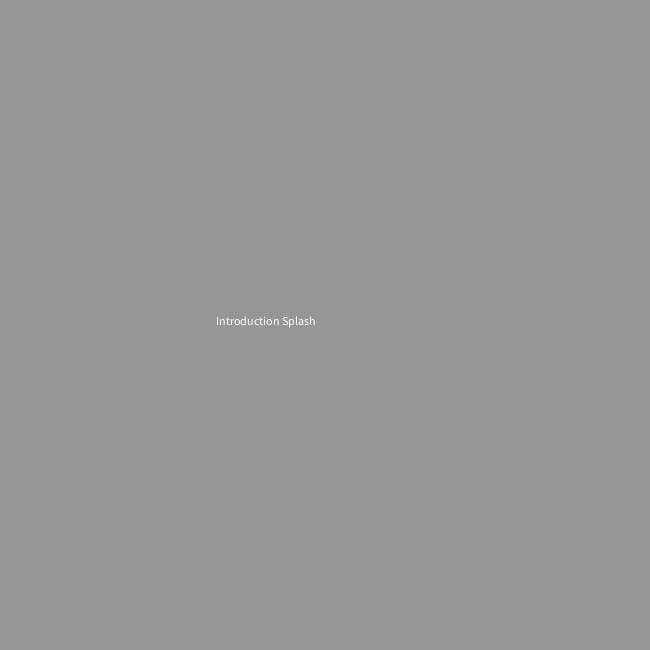
Frame 1 (no input)
Frame 60 (the mouse pressed at the canvas centre just before this capture): identical to frame 1, image omitted
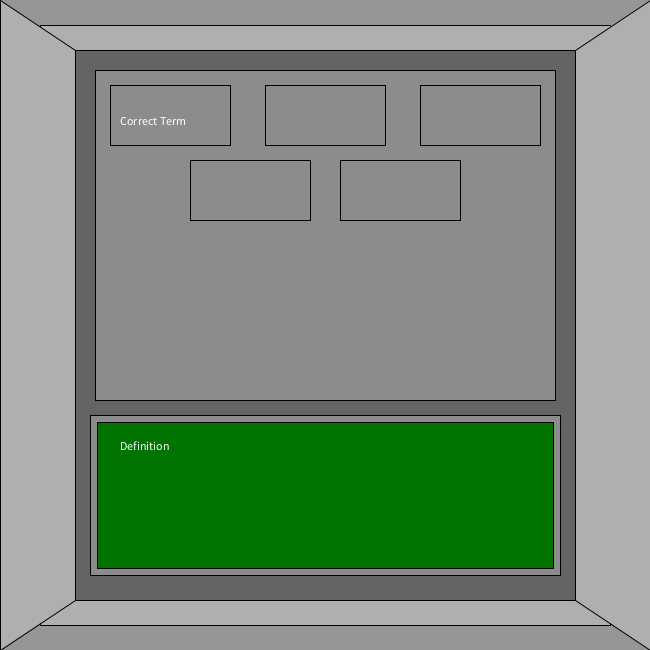
Frame 120 (the mouse held since frame 60 and released just before this capture)

The Processing sketch that drew these frames (run headless with seeded random() and noise(); from frame 60 on, the mouse is pressed at the canvas centre):

// Processing sketch: processing_170053
// ── processing_170053.pde

int myState = 0 ;
Robot vocab = new Robot();

void setup() {
  size(650, 650);
}

void draw() {
  background(150) ;
  
 switch(myState) {
   case 0:
   text("Introduction Splash", width/3, height/2) ;
   break ;
   
   case 1:
   //playing game
   vocab.display();
   fill(255);
   text("Definition", 120, 450);
   text("Correct Term", 120, 125);
   break ;
   
   case 2:
   vocab.display();
   fill(255);
   text("This continues for as many terms as I have buttons", 120, 450);
   text("Undecided on number of buttons", 120 ,240);
   break;
   
   case 3:
   vocab.display();
   fill(0, 175, 0);
   rect(585, 100, 30, 100);
   fill(255);
   text("Battery/Score", 565, 92);
   text("(Temporary Indicator for presentation, it'll look better)", 300, 80);
   text("The battery fills as they get it right", 120, 450);
   break;
   
   case 4:
   text("Hooray!  End/Win splash screen", width/2, height/2);
   break;
 }
 
  
}

void mousePressed() {
  myState = (myState + 1) % 5 ;
}
class Robot{

void display()
{
  fill(175);
  rect(40, 25, 570, 600);
  quad(75, 50, 75, 600, 0, 650, 0, 0);
  quad(575, 50, 575, 600, 650, 650, 650, 0);
  fill(100);
  rect(75, 50, 500, 550);
  fill(140);
  rect(90, 415, 470, 160);
  fill(0, 115, 0);
  rect(97, 422, 456, 146);
  fill(140);
  rect(95, 70, 460, 330);
  rect(110, 85, 120, 60);
  rect(420, 85, 120, 60);
  rect(265, 85, 120, 60);
  rect(190, 160, 120, 60);
  rect(340, 160, 120, 60);
}
}
